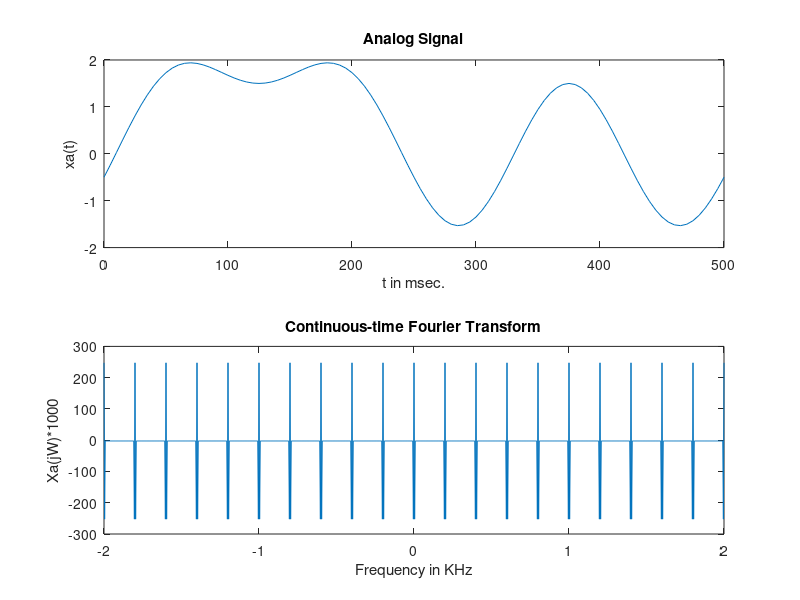

MATLAB code for this plot:
Dt = 0.005;
t = 0:Dt:0.5;
xa =  0.5 + sin(4.*pi.*t) - cos(8.*pi.*t) + sin(12.*pi.*t);

% Continuous-time Fourier Transform
Wmax = 2*pi*2000;
K = 500; k = 0:1:K;
W = k*Wmax/K;
Xa = xa * exp(-j*t'*W) * Dt;
Xa = real(Xa);
W = [-fliplr(W), W(2:501)]; % Omega from -Wmax to Wmax
Xa = [fliplr(Xa), Xa(2:501)];
subplot(1,1,1)
subplot(2,1,1);plot(t*1000,xa);
xlabel('t in msec.'); ylabel('xa(t)')
title('Analog Signal')
subplot(2,1,2);plot(W/(2*pi*1000),Xa*1000);
xlabel('Frequency in KHz'); ylabel('Xa(jW)*1000')
title('Continuous-time Fourier Transform')
